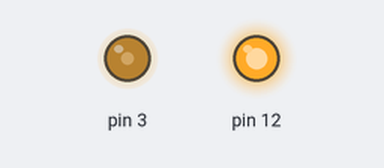
The sketch below on a simulated Arduino Uno, built with avr-gcc and run on an emulated ATmega328P. On the bench: output pins drawn as LEDs (lit = HIGH).

Above: at 0.05 s.
Timing chart, 0 to 3.0 s (numbered marks = the images above):
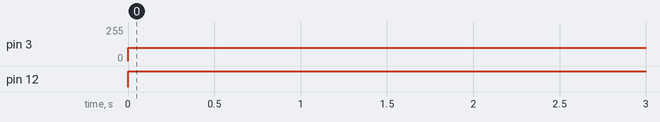

The sketch:

moter.ino
```cpp
void setup() {
  pinMode(12,OUTPUT);
  //digitalWrite(12,HIGH);
  digitalWrite(9,HIGH);

}

void loop() {

  digitalWrite(12,HIGH);
  digitalWrite(9,LOW);
  analogWrite(3,100);

  delay(1000);

  digitalWrite(9,HIGH);
  //analogWrite(3,0);

  //analogWrite(3,100);

  delay(1000);

  digitalWrite(12,LOW);
  digitalWrite(9,LOW);
  analogWrite(3,100);

}
```

Measured:
- by itself, pin 3: 0/255 → 100/255 at 0.00 s
- by itself, pin 12: LOW → HIGH at 0.00 s
